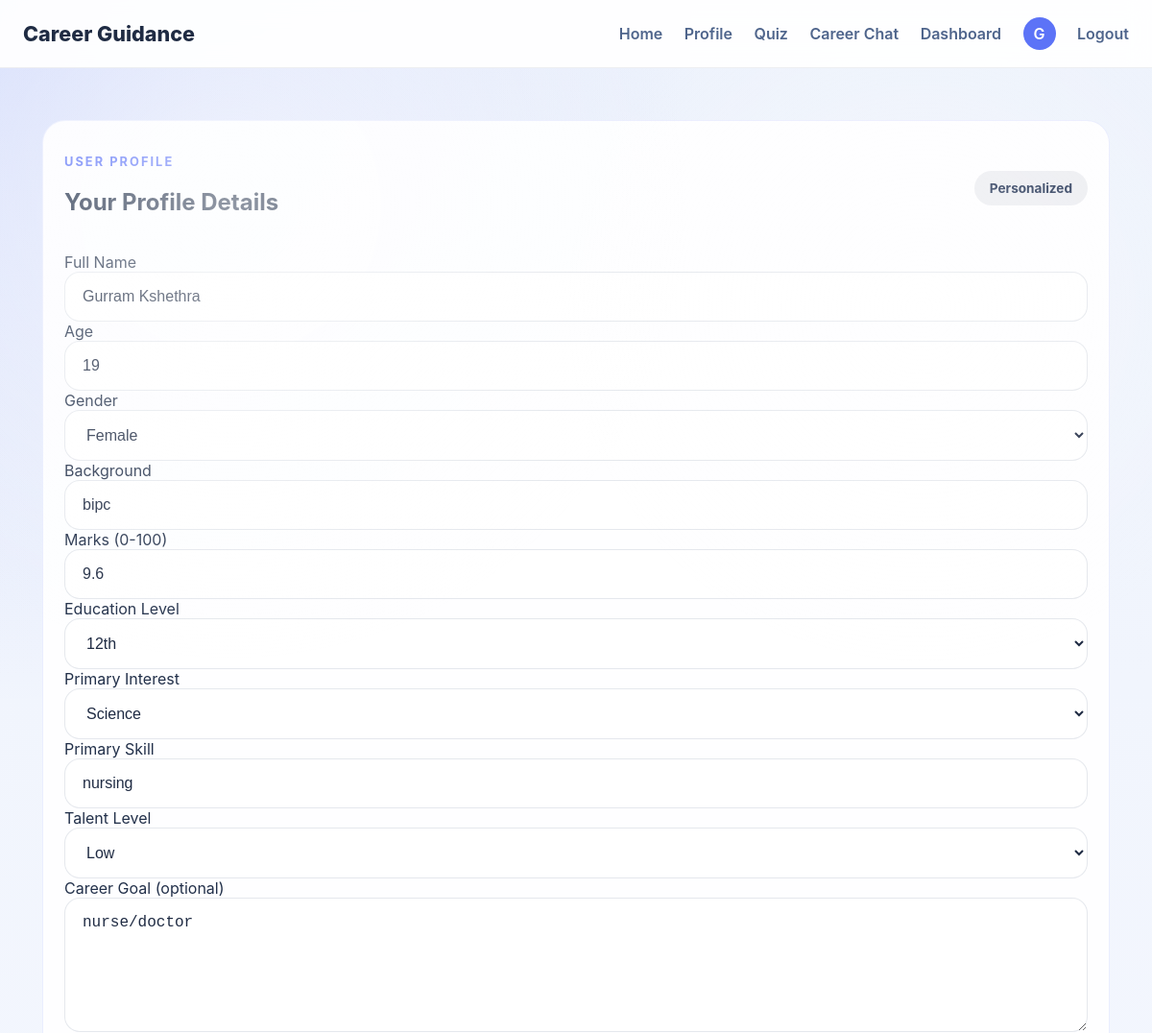
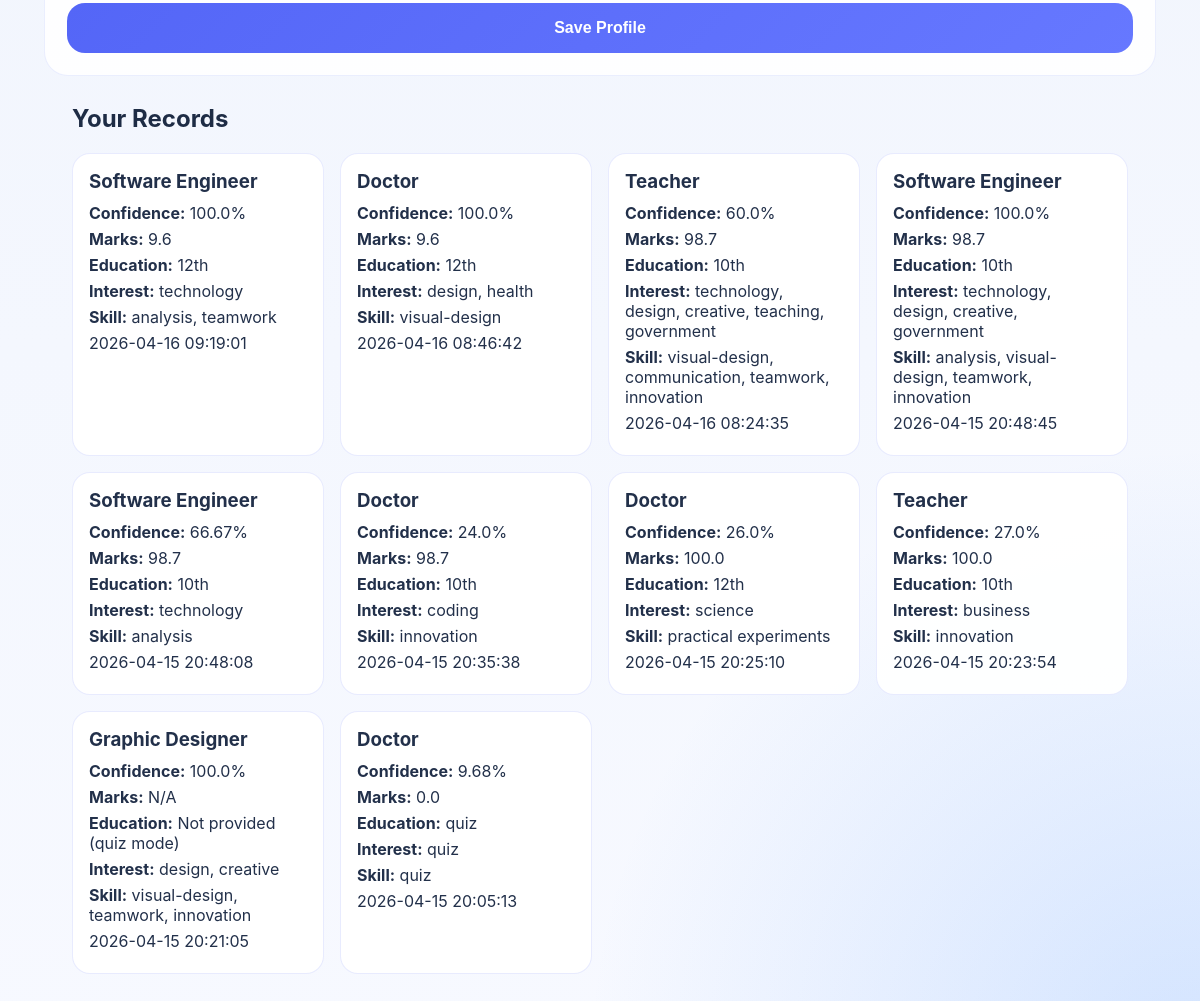
Page /profile (signed in) on the committed database (2 pictures, top to bottom).
### tables this page shows
CREATE TABLE user_profiles (
            user_id INTEGER PRIMARY KEY,
            full_name TEXT,
            age INTEGER,
            gender TEXT,
            background TEXT,
            marks REAL,
            stream TEXT,
            interest TEXT,
            skill TEXT,
            talent TEXT,
            education TEXT,
            career_goal TEXT,
            updated_at TIMESTAMP DEFAULT CURRENT_TIMESTAMP,
            FOREIGN KEY(user_id) REFERENCES users(id)
        );

CREATE TABLE assessment_history (
            id INTEGER PRIMARY KEY AUTOINCREMENT,
            user_id INTEGER NOT NULL,
            marks REAL,
            stream TEXT,
            interest TEXT,
            skill TEXT,
            talent TEXT,
            education TEXT,
            predicted_career TEXT NOT NULL,
            confidence_score REAL,
            top_careers_json TEXT NOT NULL,
            created_at TIMESTAMP DEFAULT CURRENT_TIMESTAMP,
            FOREIGN KEY(user_id) REFERENCES users(id)
        );

### app.py (the view, shortened to what this page needs)
@app.route("/profile", methods=["GET", "POST"])
@login_required
def profile():
    user_id = session["user_id"]
    profile_data = get_user_profile(user_id)
    connection = get_db_connection()
    rows = connection.execute(
        """
        SELECT predicted_career, confidence_score, marks, interest, skill, education, created_at
        FROM assessment_history
        WHERE user_id = ?
        ORDER BY id DESC
        """,
        (user_id,),
    ).fetchall()
    connection.close()
    return render_template(
        "profile.html",
        profile=profile_data or {},
        history=[dict(row) for row in rows],
    )

### app.py (called while the page is built)
def get_db_connection():
    connection = sqlite3.connect(DATABASE_PATH)
    connection.row_factory = sqlite3.Row
    return connection

def login_required(view_func):
    @wraps(view_func)
    def wrapped_view(*args, **kwargs):
        if "user_id" not in session:
            flash("Please login to continue.", "error")
            return redirect(url_for("login"))
        return view_func(*args, **kwargs)
    return wrapped_view

@app.context_processor
def inject_user():
    return {"current_user": session.get("username")}

def get_user_profile(user_id):
    connection = get_db_connection()
    row = connection.execute(
        "SELECT * FROM user_profiles WHERE user_id = ?",
        (user_id,),
    ).fetchone()
    connection.close()
    return dict(row) if row else None

### templates/profile.html (shortened to what this page needs)
<!doctype html>
<html lang="en">
  <head>
    <link rel="stylesheet" href="{{ url_for('static', filename='style.css') }}">
  </head>
  <body>
    <nav>
      <div class="brand">Career Guidance</div>
      <div class="nav-links">
        <a href="/">Home</a>
        <a href="/profile">Profile</a>
        <a href="/quiz?reset=1">Quiz</a>
        <a href="/chat">Career Chat</a>
        <a href="/dashboard">Dashboard</a>
        <a class="profile-avatar" href="/profile" title="Open profile">{{ (current_user or 'U')[:1]|upper }}</a>
        <a href="/logout">Logout</a>
      </div>
    </nav>
    <div class="page-wrapper">
      <section class="card form-panel">
        <div class="form-header">
          <div>
            <p class="panel-label">User profile</p>
            <h2>Your Profile Details</h2>
          </div>
          <span class="badge badge-secondary">Personalized</span>
        </div>
        <form method="post" action="/profile">
          <div class="form-grid-two">
            <div>
              <label for="full_name">Full Name</label>
              <input id="full_name" name="full_name" value="{{ profile.get('full_name', '') }}" required>
            </div>
            <div>
              <label for="age">Age</label>
              <input id="age" name="age" type="number" min="10" max="80" value="{{ profile.get('age', '') }}">
            </div>
          </div>
          <div class="form-grid-two">
            <div>
              <label for="gender">Gender</label>
              <select id="gender" name="gender" required>
                <option value="Female" {% if profile.get('gender') == 'Female' %}selected{% endif %}>Female</option>
              </select>
            </div>
            <div>
              <label for="background">Background</label>
              <input id="background" name="background" value="{{ profile.get('background', '') }}" placeholder="e.g. Science student from state board" required>
            </div>
          </div>
          <div class="form-grid-two">
            <div>
              <label for="marks">Marks (0-100)</label>
              <input id="marks" name="marks" type="number" min="0" max="100" step="0.1" value="{{ profile.get('marks', '') }}" required>
            </div>
            <div>
              <label for="education">Education Level</label>
              <select id="education" name="education" required>
                <option value="12th" {% if profile.get('education') == '12th' %}selected{% endif %}>12th</option>
              </select>
            </div>
          </div>
          <label for="interest">Primary Interest</label>
          <select id="interest" name="interest" required>
            <option value="science" {% if profile.get('interest') == 'science' %}selected{% endif %}>Science</option>
          </select>
          <div class="form-grid-two">
            <div>
              <label for="skill">Primary Skill</label>
              <input id="skill" name="skill" value="{{ profile.get('skill', '') }}" placeholder="e.g. communication, coding" required>
            </div>
            <div>
              <label for="talent">Talent Level</label>
              <select id="talent" name="talent" required>
                <option value="low" {% if profile.get('talent') == 'low' %}selected{% endif %}>Low</option>
              </select>
            </div>
          </div>
          <label for="career_goal">Career Goal (optional)</label>
          <textarea id="career_goal" name="career_goal" placeholder="e.g. I want to become a data scientist">{{ profile.get('career_goal', '') }}</textarea>
          <button class="primary-btn" type="submit">Save Profile</button>
        </form>
      </section>
      {% if history %}
      <section class="card result-card">
        <h2>Your Records</h2>
        <div class="history-grid">
          {% for item in history %}
            <div class="history-card">
              <h3>{{ item.predicted_career }}</h3>
              <p><strong>Confidence:</strong> {{ (item.confidence_score * 100)|round(2) }}%</p>
              <p><strong>Marks:</strong> {{ item.marks if item.marks is not none else "N/A" }}</p>
              <p><strong>Education:</strong> {{ item.education }}</p>
              <p><strong>Interest:</strong> {{ item.interest }}</p>
              <p><strong>Skill:</strong> {{ item.skill }}</p>
              <p class="small-text">{{ item.created_at }}</p>
            </div>
          {% endfor %}
        </div>
      </section>
      {% else %}
      <section class="card result-card">
        <h2>Your Records</h2>
        <p>No records yet. Take quiz or prediction to create one.</p>
      </section>
      {% endif %}
    </div>
  </body>
</html>

### static/style.css (style rules this page uses)
* { box-sizing: border-box; }
body { margin: 0; font-family: 'Inter', Arial, sans-serif; background: radial-gradient(circle at top left, rgba(92, 115, 247, 0.18), transparent 30%), radial-gradient(circle at bottom right, rgba(96, 160, 254, 0.24), transparent 25%), linear-gradient(180deg, #eef3fc 0%, #f7f9ff 100%); color: #22304a; }
body::before { content: ''; position: fixed; inset: 0; background: radial-gradient(circle at 20% 10%, rgba(255,255,255,0.5), transparent 22%), radial-gradient(circle at 80% 15%, rgba(255,255,255,0.3), transparent 18%); pointer-events: none; }
nav { background: rgba(255,255,255,0.92); border-bottom: 1px solid rgba(38, 51, 74, 0.08); backdrop-filter: blur(12px); padding: 18px 24px; display: flex; justify-content: space-between; align-items: center; position: sticky; top: 0; z-index: 10; }
nav .brand { font-weight: 800; font-size: 1.35rem; color: #1f2b43; }
nav .nav-links a { margin-left: 18px; text-decoration: none; color: #4f658c; font-weight: 600; transition: color 0.2s ease; }
.profile-avatar { margin-left: 18px; width: 34px; height: 34px; border-radius: 999px; display: inline-flex; align-items: center; justify-content: center; background: #5c73f7; color: #ffffff !important; font-weight: 800; text-transform: uppercase; }
.page-wrapper { max-width: 1160px; margin: 0 auto; padding: 30px 24px 60px; }
.stat-card, .feature-card, .summary-card, .chat-status, .form-panel { background: rgba(255,255,255,0.9); border: 1px solid rgba(92, 115, 247, 0.12); border-radius: 24px; padding: 22px; }
.panel-header, .form-header { display: flex; align-items: center; justify-content: space-between; gap: 18px; margin-bottom: 18px; }
.panel-label { text-transform: uppercase; font-size: 0.8rem; letter-spacing: 0.16em; color: #5c73f7; font-weight: 700; }
.badge, .status-pill { display: inline-flex; align-items: center; justify-content: center; padding: 10px 16px; border-radius: 999px; font-size: 0.85rem; font-weight: 700; }
.badge { background: rgba(92, 115, 247, 0.12); color: #2c49c5; }
.badge-secondary { background: rgba(47, 54, 88, 0.08); color: #2a3a5a; }
.form-panel { margin-top: 24px; }
input, select, textarea { width: 100%; padding: 16px 18px; border-radius: 16px; border: 1px solid rgba(43, 67, 107, 0.12); background: rgba(255,255,255,0.95); font-size: 1rem; color: #1f2b43; }
textarea { min-height: 140px; resize: vertical; }
button.primary-btn { width: 100%; border: none; padding: 16px 22px; border-radius: 18px; background: linear-gradient(135deg, #5466f7, #6678ff); color: #ffffff; font-size: 1rem; font-weight: 700; cursor: pointer; transition: transform 0.2s ease, box-shadow 0.2s ease; }
.result-card { padding: 28px; }
.result-card h2 { margin-top: 0; color: #1e2c45; }
.history-grid { display: grid; grid-template-columns: repeat(auto-fill, minmax(220px, 1fr)); gap: 16px; }
.history-card { border: 1px solid rgba(92, 115, 247, 0.14); border-radius: 18px; padding: 16px; background: rgba(255, 255, 255, 0.94); }
.history-card h3 { margin-top: 0; margin-bottom: 10px; }
.history-card p { margin: 6px 0; }

### rows in the picture
user_profiles: full_name "Gurram Kshethra", gender "Female", background "bipc", marks "9.6", education "12th", interest "Science", skill "nursing", talent "Low", career_goal "nurse/doctor"
assessment_history: predicted_career "Software Engineer", (item.confidence_score*100)|round(2) "100.0", marks "9.6", education "12th", interest "technology", skill "analysis, teamwork", created_at "2026-04-16 09:19:01"
assessment_history: predicted_career "Doctor", (item.confidence_score*100)|round(2) "100.0", marks "9.6", education "12th", interest "design, health", skill "visual-design", created_at "2026-04-16 08:46:42"
assessment_history: predicted_career "Teacher", (item.confidence_score*100)|round(2) "60.0", marks "98.7", education "10th", interest "technology, design, creative, teaching, government", skill "visual-design, communication, teamwork, innovation", created_at "2026-04-16 08:24:35"
assessment_history: predicted_career "Software Engineer", (item.confidence_score*100)|round(2) "100.0", marks "98.7", education "10th", interest "technology, design, creative, government", skill "analysis, visual-design, teamwork, innovation", created_at "2026-04-15 20:48:45"
assessment_history: predicted_career "Software Engineer", (item.confidence_score*100)|round(2) "66.67", marks "98.7", education "10th", interest "technology", skill "analysis", created_at "2026-04-15 20:48:08"
assessment_history: predicted_career "Doctor", (item.confidence_score*100)|round(2) "24.0", marks "98.7", education "10th", interest "coding", skill "innovation", created_at "2026-04-15 20:35:38"
assessment_history: predicted_career "Doctor", (item.confidence_score*100)|round(2) "26.0", marks "100.0", education "12th", interest "science", skill "practical experiments", created_at "2026-04-15 20:25:10"
assessment_history: predicted_career "Teacher", (item.confidence_score*100)|round(2) "27.0", marks "100.0", education "10th", interest "business", skill "innovation", created_at "2026-04-15 20:23:54"
assessment_history: predicted_career "Graphic Designer", (item.confidence_score*100)|round(2) "100.0", marks "N/A", education "Not provided (quiz mode)", interest "design, creative", skill "visual-design, teamwork, innovation", created_at "2026-04-15 20:21:05"
assessment_history: predicted_career "Doctor", (item.confidence_score*100)|round(2) "9.68", marks "0.0", education "quiz", interest "quiz", skill "quiz", created_at "2026-04-15 20:05:13"

### other values in the picture
{{ (current_user or 'U')[:1]|upper }} "G"
